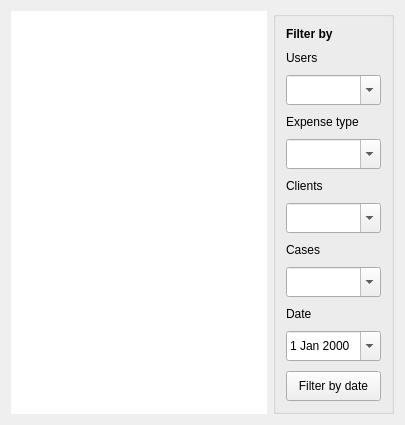
              <widget class="QWidget" name="expenses">
               <attribute name="title">
                <string>Expenses</string>
               </attribute>
               <layout class="QHBoxLayout" name="horizontalLayout_27">
                <item>
                 <layout class="QHBoxLayout" name="horizontalLayout_26" stretch="8,2">
                  <item>
                   <widget class="QTableView" name="tableView_expenses">
                    <property name="frameShape">
                     <enum>QFrame::NoFrame</enum>
                    </property>
                    <property name="frameShadow">
                     <enum>QFrame::Plain</enum>
                    </property>
                    <property name="alternatingRowColors">
                     <bool>true</bool>
                    </property>
                    <property name="selectionBehavior">
                     <enum>QAbstractItemView::SelectRows</enum>
                    </property>
                    <property name="showGrid">
                     <bool>false</bool>
                    </property>
                    <property name="wordWrap">
                     <bool>false</bool>
                    </property>
                   </widget>
                  </item>
                  <item>
                   <widget class="QGroupBox" name="groupBox">
                    <layout class="QFormLayout" name="formLayout_5">
                     <property name="verticalSpacing">
                      <number>10</number>
                     </property>
                     <property name="leftMargin">
                      <number>10</number>
                     </property>
                     <property name="topMargin">
                      <number>10</number>
                     </property>
                     <property name="rightMargin">
                      <number>10</number>
                     </property>
                     <property name="bottomMargin">
                      <number>10</number>
                     </property>
                     <item row="0" column="0">
                      <widget class="QLabel" name="label_28">
                       <property name="font">
                        <font>
                         <weight>75</weight>
                         <bold>true</bold>
                        </font>
                       </property>
                       <property name="text">
                        <string>Filter by</string>
                       </property>
                      </widget>
                     </item>
                     <item row="1" column="0">
                      <widget class="QLabel" name="label_29">
                       <property name="text">
                        <string>Users</string>
                       </property>
                      </widget>
                     </item>
                     <item row="3" column="0">
                      <widget class="QLabel" name="label_30">
                       <property name="text">
                        <string>Expense type</string>
                       </property>
                      </widget>
                     </item>
                     <item row="5" column="0">
                      <widget class="QLabel" name="label_31">
                       <property name="text">
                        <string>Clients</string>
                       </property>
                      </widget>
                     </item>
                     <item row="7" column="0">
                      <widget class="QLabel" name="label_32">
                       <property name="text">
                        <string>Cases</string>
                       </property>
                      </widget>
                     </item>
                     <item row="9" column="0">
                      <widget class="QLabel" name="label_33">
                       <property name="text">
                        <string>Date</string>
                       </property>
                      </widget>
                     </item>
                     <item row="2" column="0" colspan="2">
                      <widget class="QComboBox" name="comboBox_expUsers">
                       <property name="minimumSize">
                        <size>
                         <width>0</width>
                         <height>30</height>
                        </size>
                       </property>
                       <property name="maximumSize">
                        <size>
                         <width>16777215</width>
                         <height>30</height>
                        </size>
                       </property>
                       <property name="editable">
                        <bool>true</bool>
                       </property>
                      </widget>
                     </item>
                     <item row="4" column="0" colspan="2">
                      <widget class="QComboBox" name="comboBox_expType">
                       <property name="minimumSize">
                        <size>
                         <width>0</width>
                         <height>30</height>
                        </size>
                       </property>
                       <property name="maximumSize">
                        <size>
                         <width>16777215</width>
                         <height>30</height>
                        </size>
                       </property>
                       <property name="editable">
                        <bool>true</bool>
                       </property>
                      </widget>
                     </item>
                     <item row="6" column="0" colspan="2">
                      <widget class="QComboBox" name="comboBox_expClients">
                       <property name="minimumSize">
                        <size>
                         <width>0</width>
                         <height>30</height>
                        </size>
                       </property>
                       <property name="maximumSize">
                        <size>
                         <width>16777215</width>
                         <height>30</height>
                        </size>
                       </property>
                       <property name="editable">
                        <bool>true</bool>
                       </property>
                      </widget>
                     </item>
                     <item row="8" column="0" colspan="2">
                      <widget class="QComboBox" name="comboBox_expCases">
                       <property name="minimumSize">
                        <size>
                         <width>0</width>
                         <height>30</height>
                        </size>
                       </property>
                       <property name="maximumSize">
                        <size>
                         <width>16777215</width>
                         <height>30</height>
                        </size>
                       </property>
                       <property name="editable">
                        <bool>true</bool>
                       </property>
                      </widget>
                     </item>
                     <item row="10" column="0" colspan="2">
                      <widget class="QDateEdit" name="dateEdit_expenses">
                       <property name="minimumSize">
                        <size>
                         <width>0</width>
                         <height>30</height>
                        </size>
                       </property>
                       <property name="maximumSize">
                        <size>
                         <width>16777215</width>
                         <height>30</height>
                        </size>
                       </property>
                       <property name="calendarPopup">
                        <bool>true</bool>
                       </property>
                      </widget>
                     </item>
                     <item row="11" column="0" colspan="2">
                      <widget class="QPushButton" name="pushButton_expDateFilter">
                       <property name="minimumSize">
                        <size>
                         <width>0</width>
                         <height>30</height>
                        </size>
                       </property>
                       <property name="maximumSize">
                        <size>
                         <width>16777215</width>
                         <height>30</height>
                        </size>
                       </property>
                       <property name="text">
                        <string>Filter by date</string>
                       </property>
                      </widget>
                     </item>
                    </layout>
                   </widget>
                  </item>
                 </layout>
                </item>
               </layout>
              </widget>
